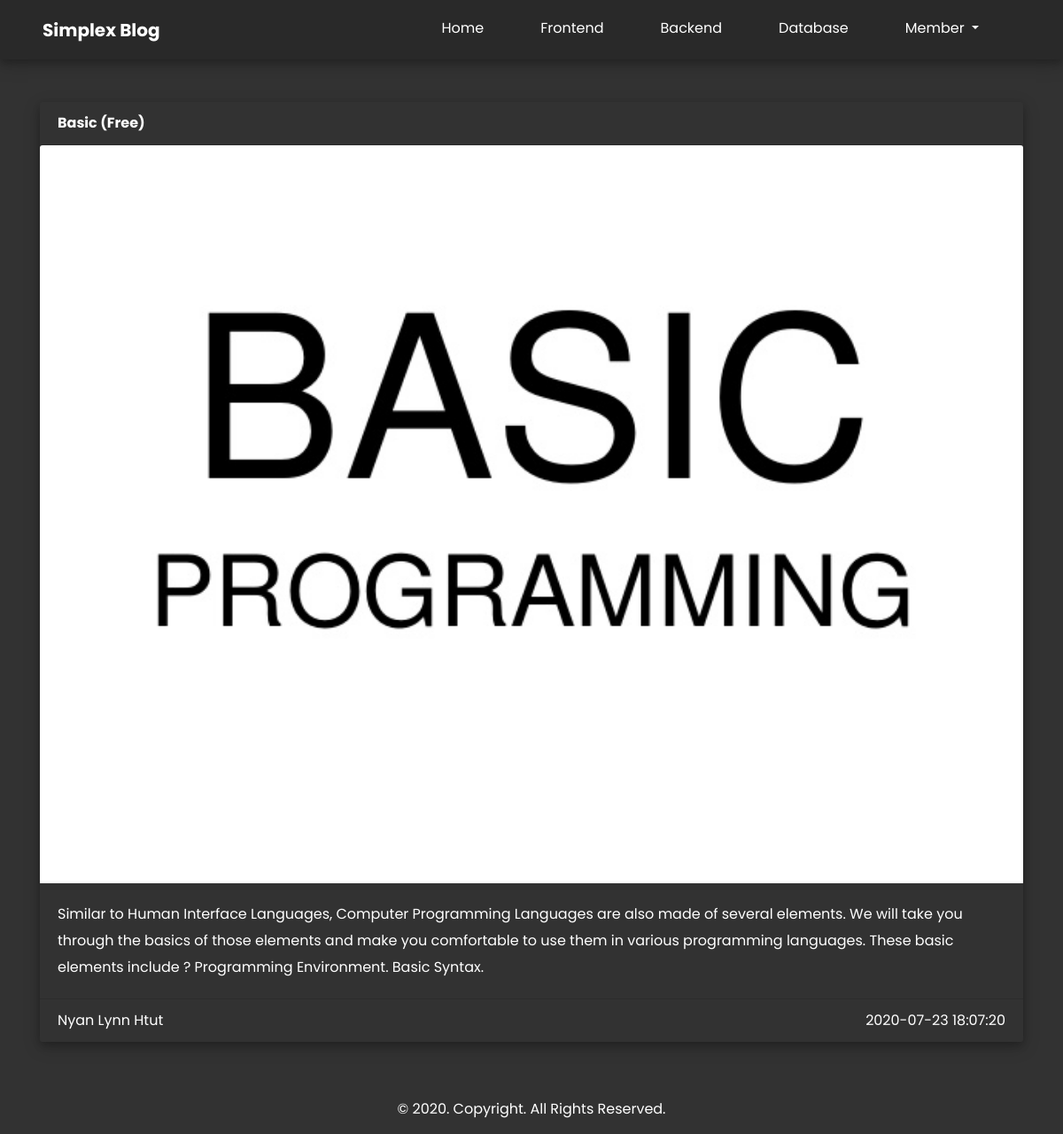
Screenshot of /simple_blog/postdetail.php?pid=1 with the database file from the repository.
### tables this page shows
CREATE TABLE `post` (
  `id` int(11) NOT NULL,
  `title` varchar(225) NOT NULL,
  `type` tinyint(4) NOT NULL DEFAULT '1',
  `subject` int(2) NOT NULL DEFAULT '1',
  `writer` varchar(225) NOT NULL,
  `content` text NOT NULL,
  `imglink` varchar(225) NOT NULL,
  `created_at` datetime NOT NULL
);

### simple_blog/sysgem/postgenerator.php (called while the page is built, shortened)
<?php
function getSinglePost($pid){
	$db = dbConnect();
	$qry = "SELECT * FROM post WHERE id=$pid";
	$result = mysqli_query($db,$qry);
	return $result;
}
?>

### simple_blog/postdetail.php (the view, shortened to what this page needs)
<?php
include_once("views/header.php");
if (isset($_GET["pid"])) {
   $pid = $_GET["pid"];
}
?>
<div class="container my-5 d-flex justify-content-center">
    <div class="card bg-light-dark" style="width: 100%;">
        <?php
            $result = getSinglePost($pid);
            foreach ($result as $data) {
                echo'
                <div class="card-header font-weight-bold bg-light-dark">'
                    .$data["title"].
                '</div>
                <img src="assets/uploads/'.$data["imglink"].'" alt="" class="card-img-top img-fluid">
                <div class="card-body">
                    <p class="m-0 card-text" style="line-height: 30px;">
                    '.$data["content"].'
                    </p>
                </div>
                <div class="card-footer bg-light-dark">
                    '.$data["writer"].'
                    <span class="float-right">
                        '.$data["created_at"].
                    '</span>
                </div>';
            }
        ?>
    </div>
</div>
<?php include_once("views/footer.php");
include_once("views/base.php");
?>

### simple_blog/assets/css/custom.css (style rules this page uses)
* { font-family: 'Poppins', sans-serif; }
.bg-light-dark { background-color: #323232 !important; }
.card { box-shadow: 0 4px 8px 0 rgba(0, 0, 0, 0.2), 0 6px 20px 0 rgba(0, 0, 0, 0.19); border: 0px !important; }
.card-header, .card-text, .card-footer, .card-title { color: white; }

### rows the page displays
post: title "Basic (Free)", imglink (picture), content "Similar to Human Interface Languages, Computer Programming Languages are also made of several elements. We will take you through the basics of those elements and make you comfortable to use them in various programming languages. These basic elements include ? Programming Environment. Basic Syntax.", writer "Nyan Lynn Htut", created_at "2020-07-23 18:07:20"
